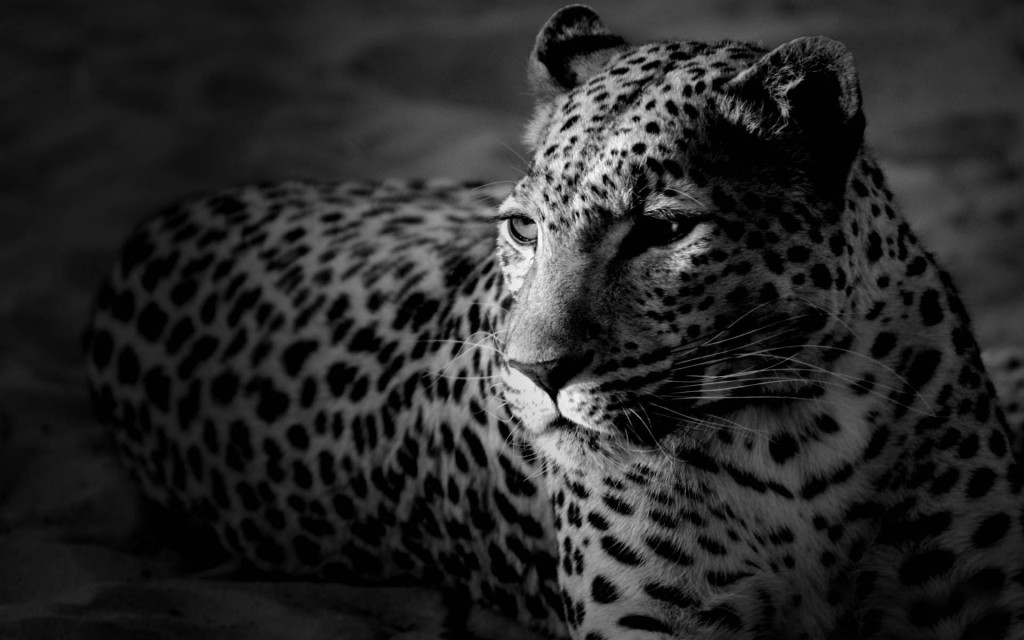
%> input picture HW 12/jaguar.jpg, 1024 x 640 px
$ octave Spring2021_Math146_HW12.m   (GNU Octave 9; MATLAB toolbox functions it lacks are replaced by stand-ins)
%> lines starting %> are read from the running program, lines starting %| are printed output that depends on the picture
% Name:Tommy Lee Truong
% Last Edit:May 6 2021
% Program Name: HW 12
clc; clear all; close all;
%% a
A=imread('jaguar.jpg');
%> A is the input picture: size 640x1024 uint8; min 0, max 253, mean 40.8
[m,n]=size(A)
%> m = 640; n = 1024
maxval=max(max(A))
%> maxval = 253
minval=min(min(A))
%> minval = 0
%% b
A=double(A);
%> A: size 640x1024 double
[U,S,V]=svd(A);
r=rank(A)
%> r = 640
sigmavals = diag(S);
%> sigmavals = 640 values, max 39481.9 at index 1, min 3.23 at index 640, mean 412.1
figure();
scatter(1:r,sigmavals,'.')
xlabel('i')
ylabel('sigma_i')
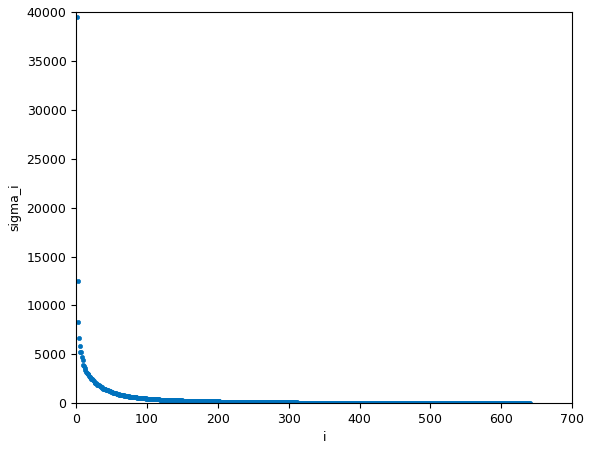
%> figure redrawn from the program's plot data
%% c
Aapprox35=U(:,1:35)*S(1:35,1:35)*V(:,1:35)';
figure();
imagesc(Aapprox35); colormap(gray)
%> after `colormap(gray)`:
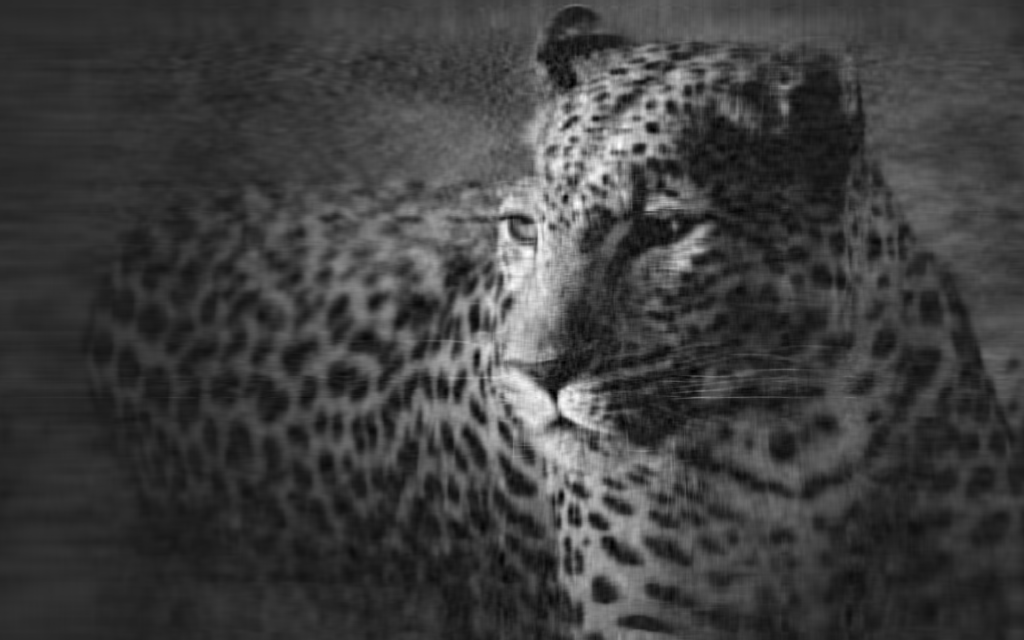
%> displayed picture: size 640x1024x3, on the screen's scale of 0 to 255; min 0, max 255, mean 62.6
%% d
Aapprox145=U(:,1:145)*S(1:145,1:145)*V(:,1:145)';
figure();
imagesc(Aapprox145); colormap(gray)
%% e
dataSize_A=m*(1+m+n)
%> dataSize_A = 1065600
dataSize_Aapprox35=35*(1+m+n)
%> dataSize_Aapprox35 = 58275
dataSize_Aapprox145=145*(1+m+n)
%> dataSize_Aapprox145 = 241425
